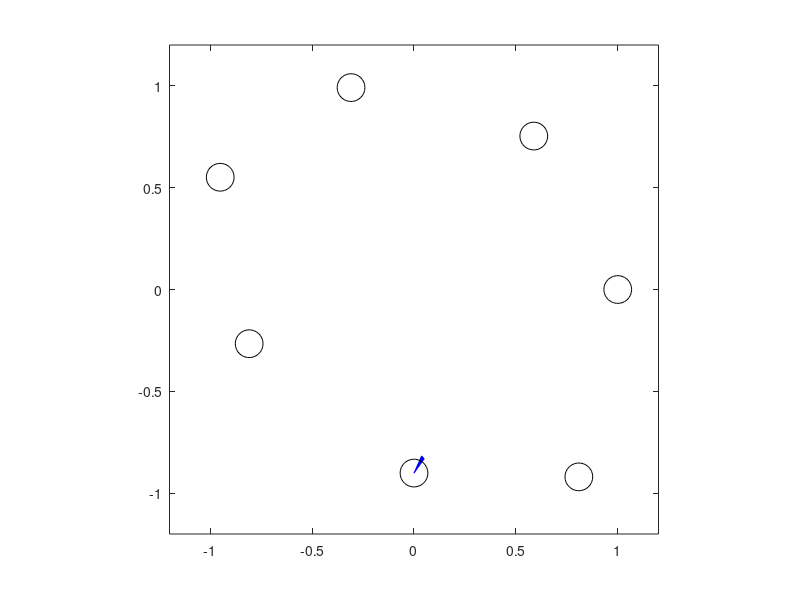

MATLAB code for this plot:
clc
clear all
 
C=[0 0 0 0 0 -1 0;
   0 0 0 0 0 0 0;
   0 0 0 0 0 0 0;
   0 0 0 0 0 0 0;
   0 0 0 0 0 0 0;
   0 0 0 0 0 0 0;
   0 0 0 0 0 0 0];
%C=randi(3,10)-2;
n=size(C,1);
p(:,1)=cos(2.1*pi*((0:(n-1))/n));
p(:,2)=sin(1.9*pi*((0:(n-1))/n));
 
 
for i=1:n
    plot(p(i,1),p(i,2),'ok','MarkerSize',20),hold on
    axis equal
    xlim([-1.2 1.2]);ylim([-1.2 1.2]);
    for j=1:n
 
        if abs(C(i,j))==1
            pm=p(i,:)/16+p(j,:)*15/16;
            ps=[p(j,2)-p(i,2),p(i,1)-p(j,1)];
            pk=pm+ps/72;pk2=pm+ps/36;
            xq=[p(i,1) pk(1) pk2(1) p(j,1) pk(1)];
            vq2 = [p(i,2) pk(2) pk2(2) p(j,2) pk(2)];
            if C(i,j)==-1
                fill(xq,vq2,'b','edgecolor','b')
            else
                fill(xq,vq2,'r','edgecolor','r')
            end
 
        end
 
    end
end